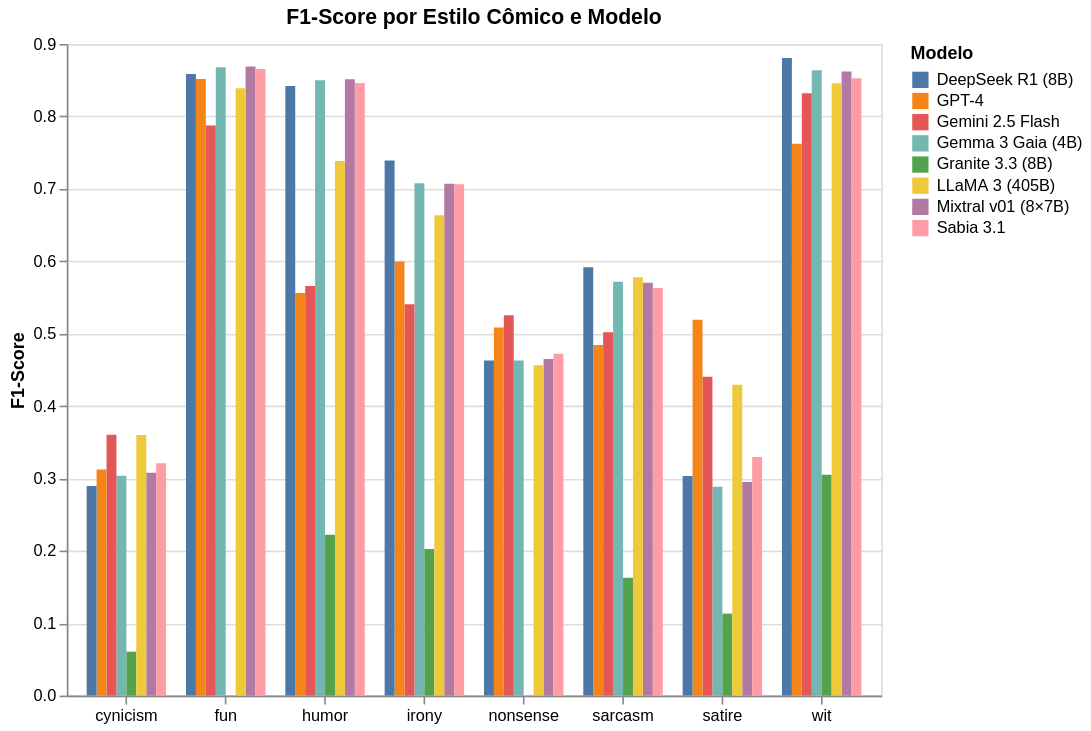

Source (notebook cell):
### Code cell
def graph_all_models_per_style(model_names):
    data = []

    for model_name in model_names:
        f1_scores = df_comic_styles.loc[model_name]['f1_score']
        for style, score in f1_scores.items():
            data.append({
                'style': style,
                'model': model_name,
                'score': score
            })

    df_all = pd.DataFrame(data)

    chart = alt.Chart(df_all).mark_bar().encode(
        x=alt.X('style:N', title=None, axis=alt.Axis(labelAngle=0)),
        y=alt.Y('score:Q', title='F1-Score'),
        color=alt.Color('model:N', title='Modelo'),
        xOffset=alt.X('model:N')  # <-- barras lado a lado dentro do mesmo estilo
    ).properties(
        width=500,
        height=400,
        title='F1-Score por Estilo Cômico e Modelo'
    )

    chart.save(os.path.join(visus_path, "f1_per_style_all_models.png"), scale_factor=3.0)
    chart.show()

model_names = df_comic_styles.index
graph_all_models_per_style(model_names)

### Figure 1 — Vega-Lite specification as saved in the notebook (floating-point values rounded to 4 significant figures)
{"config": {"view": {"continuousWidth": 300, "continuousHeight": 300}}, "data": {"name": "data-fe03d1021c43c6cc21ab377b99452bb4"}, "mark": {"type": "bar"}, "encoding": {"color": {"field": "model", "title": "Modelo", "type": "nominal"}, "x": {"axis": {"labelAngle": 0}, "field": "style", "title": null, "type": "nominal"}, "xOffset": {"field": "model", "type": "nominal"}, "y": {"field": "score", "title": "F1-Score", "type": "quantitative"}}, "height": 400, "title": "F1-Score por Estilo Cômico e Modelo", "width": 500, "$schema": "https://vega.github.io/schema/vega-lite/v5.20.1.json", "datasets": {"data-fe03d1021c43c6cc21ab377b99452bb4": [{"style": "fun", "model": "Gemma 3 Gaia (4B)", "score": 0.8677}, {"style": "humor", "model": "Gemma 3 Gaia (4B)", "score": 0.8499}, {"style": "nonsense", "model": "Gemma 3 Gaia (4B)", "score": 0.4628}, {"style": "wit", "model": "Gemma 3 Gaia (4B)", "score": 0.8636}, {"style": "irony", "model": "Gemma 3 Gaia (4B)", "score": 0.7075}, {"style": "satire", "model": "Gemma 3 Gaia (4B)", "score": 0.2883}, {"style": "sarcasm", "model": "Gemma 3 Gaia (4B)", "score": 0.5714}, {"style": "cynicism", "model": "Gemma 3 Gaia (4B)", "score": 0.3036}, {"style": "fun", "model": "Mixtral v01 (8×7B)", "score": 0.8688}, {"style": "humor", "model": "Mixtral v01 (8×7B)", "score": 0.8512}, {"style": "nonsense", "model": "Mixtral v01 (8×7B)", "score": 0.4648}, {"style": "wit", "model": "Mixtral v01 (8×7B)", "score": 0.862}, {"style": "irony", "model": "Mixtral v01 (8×7B)", "score": 0.7068}, {"style": "satire", "model": "Mixtral v01 (8×7B)", "score": 0.2949}, {"style": "sarcasm", "model": "Mixtral v01 (8×7B)", "score": 0.5701}, {"style": "cynicism", "model": "Mixtral v01 (8×7B)", "score": 0.3077}, {"style": "fun", "model": "Sabia 3.1", "score": 0.8654}, {"style": "humor", "model": "Sabia 3.1", "score": 0.8463}, {"style": "nonsense", "model": "Sabia 3.1", "score": 0.472}, {"style": "wit", "model": "Sabia 3.1", "score": 0.8526}, {"style": "irony", "model": "Sabia 3.1", "score": 0.7062}, {"style": "satire", "model": "Sabia 3.1", "score": 0.3295}, {"style": "sarcasm", "model": "Sabia 3.1", "score": 0.5629}, {"style": "cynicism", "model": "Sabia 3.1", "score": 0.3208}, {"style": "fun", "model": "Granite 3.3 (8B)", "score": 0.0}, {"style": "humor", "model": "Granite 3.3 (8B)", "score": 0.2222}, {"style": "nonsense", "model": "Granite 3.3 (8B)", "score": 0.0}, {"style": "wit", "model": "Granite 3.3 (8B)", "score": 0.305}, {"style": "irony", "model": "Granite 3.3 (8B)", "score": 0.2025}, {"style": "satire", "model": "Granite 3.3 (8B)", "score": 0.1132}, {"style": "sarcasm", "model": "Granite 3.3 (8B)", "score": 0.1626}, {"style": "cynicism", "model": "Granite 3.3 (8B)", "score": 0.06061}, {"style": "fun", "model": "Gemini 2.5 Flash", "score": 0.7874}, {"style": "humor", "model": "Gemini 2.5 Flash", "score": 0.5659}, {"style": "nonsense", "model": "Gemini 2.5 Flash", "score": 0.5253}, {"style": "wit", "model": "Gemini 2.5 Flash", "score": 0.8318}, {"style": "irony", "model": "Gemini 2.5 Flash", "score": 0.5407}, {"style": "satire", "model": "Gemini 2.5 Flash", "score": 0.4405}, {"style": "sarcasm", "model": "Gemini 2.5 Flash", "score": 0.5017}, {"style": "cynicism", "model": "Gemini 2.5 Flash", "score": 0.3604}, {"style": "fun", "model": "GPT-4", "score": 0.8515}, {"style": "humor", "model": "GPT-4", "score": 0.5562}, {"style": "nonsense", "model": "GPT-4", "score": 0.5082}, {"style": "wit", "model": "GPT-4", "score": 0.7623}, {"style": "irony", "model": "GPT-4", "score": 0.5996}, {"style": "satire", "model": "GPT-4", "score": 0.5191}, {"style": "sarcasm", "model": "GPT-4", "score": 0.4843}, {"style": "cynicism", "model": "GPT-4", "score": 0.3121}, {"style": "fun", "model": "LLaMA 3 (405B)", "score": 0.8389}, {"style": "humor", "model": "LLaMA 3 (405B)", "score": 0.7385}, {"style": "nonsense", "model": "LLaMA 3 (405B)", "score": 0.4563}, {"style": "wit", "model": "LLaMA 3 (405B)", "score": 0.8458}, {"style": "irony", "model": "LLaMA 3 (405B)", "score": 0.6635}, {"style": "satire", "model": "LLaMA 3 (405B)", "score": 0.4293}, {"style": "sarcasm", "model": "LLaMA 3 (405B)", "score": 0.578}, {"style": "cynicism", "model": "LLaMA 3 (405B)", "score": 0.36}, {"style": "fun", "model": "DeepSeek R1 (8B)", "score": 0.8587}, {"style": "humor", "model": "DeepSeek R1 (8B)", "score": 0.8421}, {"style": "nonsense", "model": "DeepSeek R1 (8B)", "score": 0.4627}, {"style": "wit", "model": "DeepSeek R1 (8B)", "score": 0.8807}, {"style": "irony", "model": "DeepSeek R1 (8B)", "score": 0.7391}, {"style": "satire", "model": "DeepSeek R1 (8B)", "score": 0.3032}, {"style": "sarcasm", "model": "DeepSeek R1 (8B)", "score": 0.5916}, {"style": "cynicism", "model": "DeepSeek R1 (8B)", "score": 0.2895}]}}
